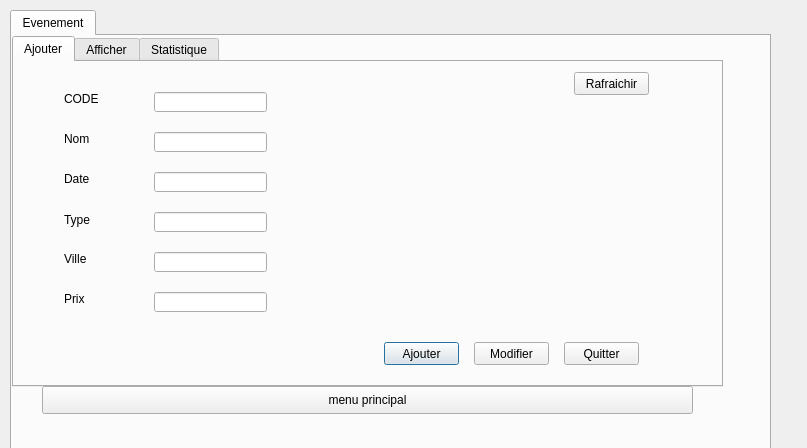
<?xml version="1.0" encoding="UTF-8"?>
<ui version="4.0">
 <class>gestion_fatma</class>
 <widget class="QDialog" name="gestion_fatma">
  <property name="geometry">
   <rect>
    <x>0</x>
    <y>0</y>
    <width>807</width>
    <height>448</height>
   </rect>
  </property>
  <property name="windowTitle">
   <string>Dialog</string>
  </property>
  <widget class="QTabWidget" name="tabWidget">
   <property name="geometry">
    <rect>
     <x>10</x>
     <y>10</y>
     <width>761</width>
     <height>441</height>
    </rect>
   </property>
   <property name="currentIndex">
    <number>0</number>
   </property>
   <widget class="QWidget" name="tab">
    <attribute name="title">
     <string>Evenement</string>
    </attribute>
    <widget class="QTabWidget" name="tabWidget_2">
     <property name="geometry">
      <rect>
       <x>0</x>
       <y>0</y>
       <width>711</width>
       <height>351</height>
      </rect>
     </property>
     <property name="currentIndex">
      <number>0</number>
     </property>
     <widget class="QWidget" name="tab_ajouter_emp">
      <attribute name="title">
       <string>Ajouter</string>
      </attribute>
      <widget class="QLabel" name="label_id_c">
       <property name="geometry">
        <rect>
         <x>50</x>
         <y>30</y>
         <width>47</width>
         <height>13</height>
        </rect>
       </property>
       <property name="text">
        <string>CODE</string>
       </property>
      </widget>
      <widget class="QLabel" name="label_cin_c">
       <property name="geometry">
        <rect>
         <x>50</x>
         <y>70</y>
         <width>47</width>
         <height>13</height>
        </rect>
       </property>
       <property name="text">
        <string>Nom</string>
       </property>
      </widget>
      <widget class="QLabel" name="label_nom_c">
       <property name="geometry">
        <rect>
         <x>50</x>
         <y>110</y>
         <width>47</width>
         <height>13</height>
        </rect>
       </property>
       <property name="text">
        <string>Date</string>
       </property>
      </widget>
      <widget class="QLabel" name="label_prenom_c">
       <property name="geometry">
        <rect>
         <x>50</x>
         <y>150</y>
         <width>71</width>
         <height>16</height>
        </rect>
       </property>
       <property name="text">
        <string>Type</string>
       </property>
      </widget>
      <widget class="QLineEdit" name="lineEdit_code">
       <property name="geometry">
        <rect>
         <x>140</x>
         <y>30</y>
         <width>113</width>
         <height>20</height>
        </rect>
       </property>
      </widget>
      <widget class="QLineEdit" name="lineEdit_nom">
       <property name="geometry">
        <rect>
         <x>140</x>
         <y>70</y>
         <width>113</width>
         <height>20</height>
        </rect>
       </property>
      </widget>
      <widget class="QLineEdit" name="lineEdit_date">
       <property name="geometry">
        <rect>
         <x>140</x>
         <y>110</y>
         <width>113</width>
         <height>20</height>
        </rect>
       </property>
      </widget>
      <widget class="QLineEdit" name="lineEdit_type">
       <property name="geometry">
        <rect>
         <x>140</x>
         <y>150</y>
         <width>113</width>
         <height>20</height>
        </rect>
       </property>
      </widget>
      <widget class="QPushButton" name="pushButton_ajouter_E">
       <property name="geometry">
        <rect>
         <x>370</x>
         <y>280</y>
         <width>75</width>
         <height>23</height>
        </rect>
       </property>
       <property name="text">
        <string>Ajouter</string>
       </property>
      </widget>
      <widget class="QPushButton" name="pushButton_quitter">
       <property name="geometry">
        <rect>
         <x>550</x>
         <y>280</y>
         <width>75</width>
         <height>23</height>
        </rect>
       </property>
       <property name="text">
        <string>Quitter</string>
       </property>
      </widget>
      <widget class="QPushButton" name="pushButton_modifier_E">
       <property name="geometry">
        <rect>
         <x>460</x>
         <y>280</y>
         <width>75</width>
         <height>23</height>
        </rect>
       </property>
       <property name="text">
        <string>Modifier</string>
       </property>
      </widget>
      <widget class="QPushButton" name="pushButton_rafraichir_E">
       <property name="geometry">
        <rect>
         <x>560</x>
         <y>10</y>
         <width>75</width>
         <height>23</height>
        </rect>
       </property>
       <property name="text">
        <string>Rafraichir</string>
       </property>
      </widget>
      <widget class="QLabel" name="label">
       <property name="geometry">
        <rect>
         <x>50</x>
         <y>190</y>
         <width>47</width>
         <height>13</height>
        </rect>
       </property>
       <property name="text">
        <string>Ville</string>
       </property>
      </widget>
      <widget class="QLabel" name="label_2">
       <property name="geometry">
        <rect>
         <x>50</x>
         <y>230</y>
         <width>47</width>
         <height>13</height>
        </rect>
       </property>
       <property name="text">
        <string>Prix</string>
       </property>
      </widget>
      <widget class="QLineEdit" name="lineEdit_ville">
       <property name="geometry">
        <rect>
         <x>140</x>
         <y>190</y>
         <width>113</width>
         <height>20</height>
        </rect>
       </property>
      </widget>
      <widget class="QLineEdit" name="lineEdit_prix">
       <property name="geometry">
        <rect>
         <x>140</x>
         <y>230</y>
         <width>113</width>
         <height>20</height>
        </rect>
       </property>
      </widget>
     </widget>
     <widget class="QWidget" name="tab_afficher_emp">
      <attribute name="title">
       <string>Afficher</string>
      </attribute>
      <widget class="QTableView" name="tableView">
       <property name="geometry">
        <rect>
         <x>10</x>
         <y>40</y>
         <width>621</width>
         <height>231</height>
        </rect>
       </property>
      </widget>
      <widget class="QPushButton" name="pushButton_supprimer_E">
       <property name="geometry">
        <rect>
         <x>640</x>
         <y>40</y>
         <width>75</width>
         <height>23</height>
        </rect>
       </property>
       <property name="text">
        <string>Supprimer</string>
       </property>
      </widget>
      <widget class="QPushButton" name="pushButton_rafraichir">
       <property name="geometry">
        <rect>
         <x>640</x>
         <y>10</y>
         <width>75</width>
         <height>23</height>
        </rect>
       </property>
       <property name="text">
        <string>Rafraichir</string>
       </property>
      </widget>
      <widget class="QPushButton" name="pushButton_2_quitter">
       <property name="geometry">
        <rect>
         <x>620</x>
         <y>330</y>
         <width>75</width>
         <height>23</height>
        </rect>
       </property>
       <property name="text">
        <string>Quitter</string>
       </property>
      </widget>
      <widget class="QPushButton" name="pushButton_tri_codee">
       <property name="geometry">
        <rect>
         <x>10</x>
         <y>10</y>
         <width>75</width>
         <height>23</height>
        </rect>
       </property>
       <property name="text">
        <string>Tri code</string>
       </property>
      </widget>
      <widget class="QPushButton" name="pushButton_tri_nom">
       <property name="geometry">
        <rect>
         <x>100</x>
         <y>10</y>
         <width>75</width>
         <height>23</height>
        </rect>
       </property>
       <property name="text">
        <string>Tri nom</string>
       </property>
      </widget>
      <widget class="QPushButton" name="pushButton_tri_prix">
       <property name="geometry">
        <rect>
         <x>190</x>
         <y>10</y>
         <width>75</width>
         <height>23</height>
        </rect>
       </property>
       <property name="text">
        <string>Tri prix</string>
       </property>
      </widget>
      <widget class="QLineEdit" name="lineEdit_chercher_type">
       <property name="geometry">
        <rect>
         <x>10</x>
         <y>280</y>
         <width>113</width>
         <height>20</height>
        </rect>
       </property>
      </widget>
      <widget class="QLineEdit" name="lineEdit_chercher_ville">
       <property name="geometry">
        <rect>
         <x>250</x>
         <y>280</y>
         <width>113</width>
         <height>20</height>
        </rect>
       </property>
      </widget>
      <widget class="QPushButton" name="pushButton_chercher_type">
       <property name="geometry">
        <rect>
         <x>140</x>
         <y>280</y>
         <width>91</width>
         <height>23</height>
        </rect>
       </property>
       <property name="text">
        <string>Chercher type</string>
       </property>
      </widget>
      <widget class="QPushButton" name="pushButton_chercher_ville">
       <property name="geometry">
        <rect>
         <x>380</x>
         <y>280</y>
         <width>75</width>
         <height>23</height>
        </rect>
       </property>
       <property name="text">
        <string>Chercher ville</string>
       </property>
      </widget>
      <widget class="QPushButton" name="pushButton_pdf">
       <property name="geometry">
        <rect>
         <x>640</x>
         <y>70</y>
         <width>75</width>
         <height>23</height>
        </rect>
       </property>
       <property name="text">
        <string>imprimer</string>
       </property>
      </widget>
      <widget class="QLineEdit" name="lineEdit_chercher_nom">
       <property name="geometry">
        <rect>
         <x>480</x>
         <y>280</y>
         <width>113</width>
         <height>20</height>
        </rect>
       </property>
      </widget>
      <widget class="QPushButton" name="pushButton_chercher_nom">
       <property name="geometry">
        <rect>
         <x>610</x>
         <y>280</y>
         <width>81</width>
         <height>23</height>
        </rect>
       </property>
       <property name="text">
        <string>Chercher nom</string>
       </property>
      </widget>
     </widget>
     <widget class="QWidget" name="tab_2">
      <attribute name="title">
       <string>Statistique</string>
      </attribute>
      <widget class="QCustomPlot" name="customPlot" native="true">
       <property name="geometry">
        <rect>
         <x>10</x>
         <y>40</y>
         <width>621</width>
         <height>261</height>
        </rect>
       </property>
       <property name="contextMenuPolicy">
        <enum>Qt::NoContextMenu</enum>
       </property>
      </widget>
      <widget class="QPushButton" name="pushButton_statistique">
       <property name="geometry">
        <rect>
         <x>250</x>
         <y>10</y>
         <width>121</width>
         <height>23</height>
        </rect>
       </property>
       <property name="text">
        <string>Afficher Statistique</string>
       </property>
      </widget>
     </widget>
    </widget>
    <widget class="QPushButton" name="pushButton">
     <property name="geometry">
      <rect>
       <x>30</x>
       <y>350</y>
       <width>651</width>
       <height>28</height>
      </rect>
     </property>
     <property name="text">
      <string>menu principal</string>
     </property>
    </widget>
   </widget>
  </widget>
 </widget>
 <customwidgets>
  <customwidget>
   <class>QCustomPlot</class>
   <extends>QWidget</extends>
   <header>qcustomplot.h</header>
   <container>1</container>
  </customwidget>
 </customwidgets>
 <resources/>
 <connections/>
</ui>
